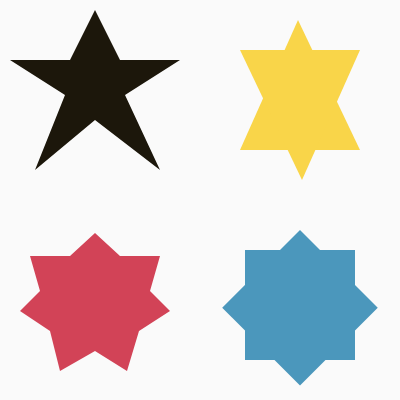
Frame 1 (no input)
Frame 60 (no input): identical to frame 1, image omitted
Frame 120 (the mouse pressed at the canvas centre since frame 60): identical to frame 1, image omitted

The p5.js sketch that drew this single still picture (run headless with seeded random() and noise() and a simulated clock; from frame 60 on, the mouse is pressed at the canvas centre):

// p5.js sketch
// ── sketch.js
function setup() {
    createCanvas(400, 400);
    angleMode(DEGREES)
}

function draw() {
  background(250);

  push()
  translate(width/2, height/2);
  translate(100, 30)

  rotate(45)
  fill(75, 151, 188)
  noStroke()
  square(0, 0, 110)
  pop();

  push()
  translate(width/2, height/2);
  translate(45,50)

  
  fill(75, 151, 188)
  noStroke()
  square(0, 0, 110)
  pop();
  
  push()
  translate(240, 0)
 
  fill(249, 213, 73)
  noStroke()
  triangle(0, 150, 58, 20, 120, 150)
  pop()

  push()
  translate(width/2, height/2)
  translate(160, 0)
 
  rotate(180)
  fill(249, 213, 73)
  noStroke()
  triangle(0, 150, 58, 20, 120, 150)
  pop()

  push()

  fill(28, 23, 11)
  noStroke()
  beginShape()
  vertex(95, 10)
  vertex(120, 60)
  vertex(180, 60)
  vertex(125, 95)
  vertex(160, 170)
  vertex(95, 120)
  vertex(35,170)
  vertex(65, 95)
  vertex(10, 60)
  vertex(70, 60)
  endShape(CLOSE)
  pop()
  
  push()
  translate(10, 1)

  fill(210, 67, 87)
  noStroke()
  beginShape()
  vertex(85, 232)
  vertex(110, 255)
  vertex(150, 255)
  vertex(140, 290)
  vertex(160, 310)
  vertex(129, 330)
  vertex(117, 370)
  vertex(85, 350)
  vertex(50, 370)
  vertex(40, 330)
  vertex(10, 310)
  vertex(30, 290)
  vertex(20, 255)
  vertex(60, 255)
  endShape(CLOSE)
  pop()
  
  












 
} 
